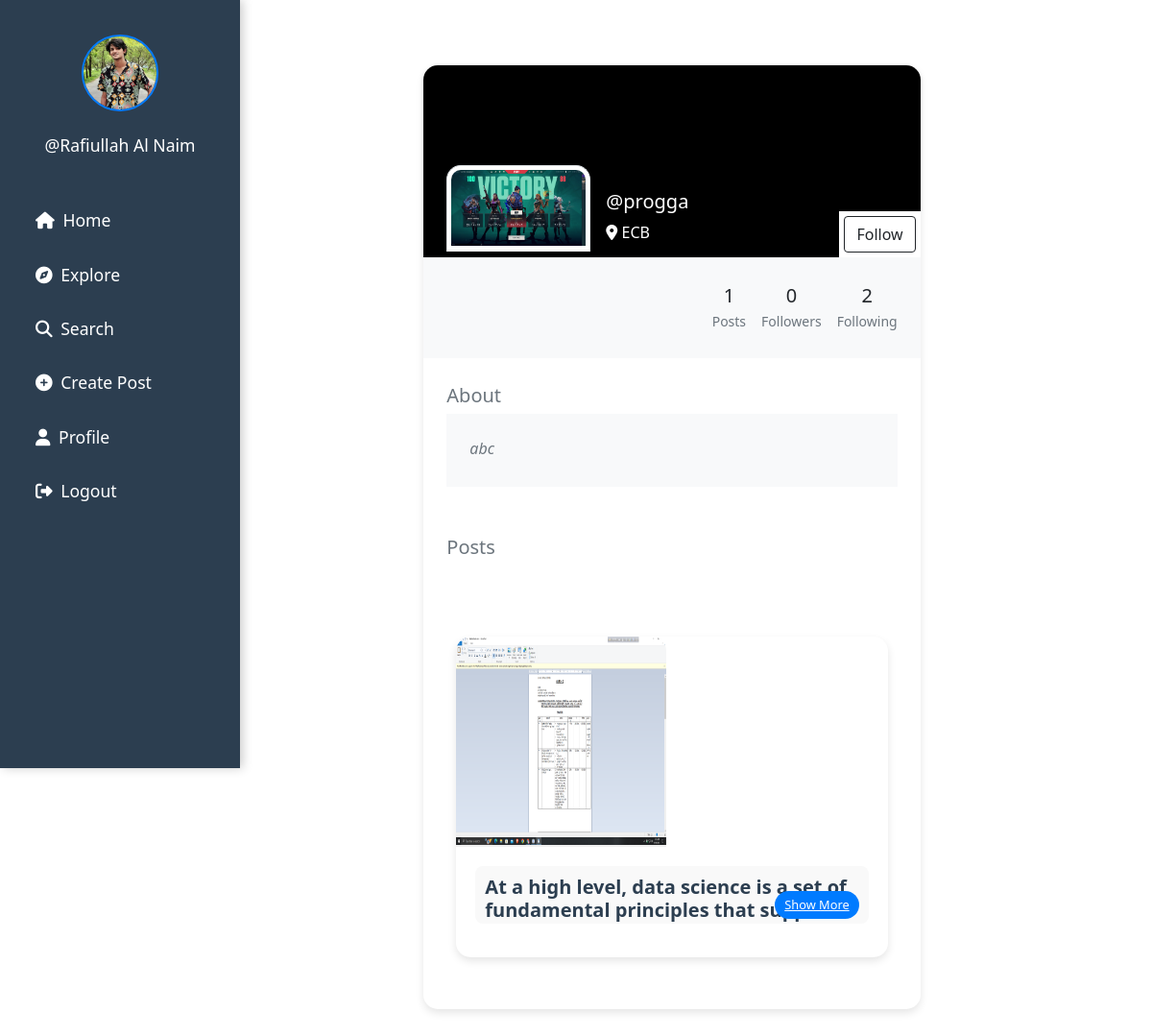
The page /profile/progga (signed in) on the database its author committed.
### work/models.py (models this page shows, shortened)
class Profile(models.Model):
    user = models.ForeignKey(User, on_delete=models.CASCADE)
    id_user = models.IntegerField(primary_key=True, default=0)
    bio = models.TextField(blank=True, default='')
    profileimg = models.ImageField(upload_to='media/profile_images', default='media/blank-profile-picture.png')
    location = models.CharField(max_length=100, blank=True, default='')

class Post(models.Model):
    id = models.UUIDField(primary_key=True, default=uuid.uuid4)
    user = models.CharField(max_length=100)
    image = models.ImageField(upload_to='media/post_images')
    caption = models.TextField()
    created_at = models.DateTimeField(default=datetime.now)
    no_of_likes = models.IntegerField(default=0)

### work/views.py (the view, shortened to what this page needs)
# urls.py: path('profile/<str:id_user>', views.profile),
@login_required(login_url='/loginn')
def profile(request, id_user):
    user_object = User.objects.get(username=id_user)
    print(user_object)
    profile = Profile.objects.get(user=request.user)
    user_profile = Profile.objects.get(user=user_object)
    user_posts = Post.objects.filter(user=id_user).order_by('-created_at')
    user_post_length = len(user_posts)
    follower = request.user.username
    user = id_user
    if Followers.objects.filter(follower=follower, user=user).first():
        follow_unfollow = 'Unfollow'
    else:
        follow_unfollow = 'Follow'
    user_followers = len(Followers.objects.filter(user=id_user))
    user_following = len(Followers.objects.filter(follower=id_user))
    context = {
        'user_object': user_object,
        'user_profile': user_profile,
        'user_posts': user_posts,
        'user_post_length': user_post_length,
        'profile': profile,
        'follow_unfollow': follow_unfollow,
        'user_followers': user_followers,
        'user_following': user_following,
    }
    return render(request, 'profile.html', context)

### templates/profile.html (shortened to what this page needs)
{% load static %}
<!DOCTYPE html>
<html lang="en">
<head>
    <link rel="stylesheet" href="https://maxcdn.bootstrapcdn.com/bootstrap/4.5.2/css/bootstrap.min.css">
    <link href="https://cdn.jsdelivr.net/npm/bootstrap@5.0.2/dist/css/bootstrap.min.css" rel="stylesheet"
>
    <link rel="stylesheet" href="{% static 'css/app.css' %}">
</head>
<body>
    {% load static %}
    <div class="container-fluid">
        <div class="row">
            <nav class="col-md-2 d-none d-md-block sidebar" style="position: fixed;">
                <div class="text-center mt-3">
                    <img src="{{profile.profileimg.url}}" alt="Profile Picture" class="profile-pic">
                    <h4 class="mt-2"><a href="/profile/{{user}}" style="text-decoration:none;">@{{user}}</a></h4>
                </div>
                <ul class="nav flex-column mt-4">
                    <li class="nav-item">
                        <a class="nav-link active" href="/">
                            <i class="fa-solid fa-house mr-1"></i> Home
                        </a>
                    </li>
                    <li class="nav-item">
                        <a class="nav-link" href="/explore">
                            <i class="fa-solid fa-compass mr-1"></i> Explore
                        </a>
                    </li>
                    <li class="nav-item">
                        <a class="nav-link" href="#" data-bs-toggle="modal" data-bs-target="#exampleModal3">
                            <i class="fa-solid fa-magnifying-glass mr-1"></i> Search
                        </a>
                    </li>
                    <li class="nav-item">
                        <a class="nav-link" href="#" data-bs-toggle="modal" data-bs-target="#exampleModal2"
                            data-bs-whatever="@getbootstrap">
                            <i class="fa-solid fa-circle-plus mr-1"></i> Create Post
                        </a>
                    </li>
                    <li class="nav-item {% if request.path == '/profile/'|add:user_profile.user %}active{% endif %}">
                        <a class="nav-link" href="/profile/{{user}}">
                            <i class="fa-solid fa-user mr-1"></i> Profile
                        </a>
                    </li>
                    <li class="nav-item">
                        <a class="nav-link" href="/logoutt">
                            <i class="fa-solid fa-right-from-bracket mr-1"></i> Logout
                        </a>
                    </li>
                </ul>
            </nav>
            {% load static %}
            <main role="main" class="col-md-9 ml-sm-auto col-lg-10 px-md-4">
                <section class="gradient-custom-2">
                    <div class="container py-5">
                        <div class="row d-flex justify-content-center align-items-center h-100">
                            <div class="col col-lg-9 col-xl-7">
                                <div class="card">
                                    <div class="rounded-top text-white d-flex flex-row"
                                        style="background:black; height:200px;">
                                        <div class="ms-4  d-flex flex-column" style="width: 150px; margin-top:5rem;">
                                            <img src="{{user_profile.profileimg.url}}" alt="Generic placeholder image"
                                                class="img-fluid img-thumbnail mt-4 mb-2"
                                                style="width: 150px; z-index: 1">
                                        </div>
                                        <div class="ms-3" style="margin-top: 130px;">
                                            <h5>@{{user_profile.user}}</h5>
                                            <p><i class="fa-solid fa-location-dot"></i> {{user_profile.location}}</p>
                                        </div>
                                        <div style="margin-inline-start: auto; margin-top: auto;background:white;">
                                        <form action="/follow" method="POST">
                                            {% csrf_token %}  {% if user != user_profile.user %}
                                            <button type="submit" class="btn btn-outline-dark"
                                                data-mdb-ripple-color="dark" style="z-index: 1; margin: 5px;"
                                                data-bs-toggle="modal" data-bs-target="#exampleModal1"
                                                data-bs-whatever="@getbootstrap">
                                                {{follow_unfollow}}
                                            </button>
                                            {% endif %}
</form>
                                        </div>
                                    </div>
                                    <div class="p-4 text-black" style="background-color: #f8f9fa;">
                                        <div class="d-flex justify-content-end text-center py-1">
                                            <div>
                                                <p class="mb-1 h5">{{user_post_length}}</p>
                                                <p class="small text-muted mb-0">Posts</p>
                                            </div>
                                            <div class="px-3">
                                                <p class="mb-1 h5">{{user_followers}}</p>
                                                <p class="small text-muted mb-0">Followers</p>
                                            </div>
                                            <div>
                                                <p class="mb-1 h5">{{user_following}}</p>
                                                <p class="small text-muted mb-0">Following</p>
                                            </div>
                                        </div>
                                    </div>
                                    <div class="card-body p-4 text-black">
                                        <div class="mb-5">
                                            <p class="lead fw-normal mb-1">About</p>
                                            <div class="p-4" style="background-color: #f8f9fa;">
                                                <p class="font-italic mb-1">{{user_profile.bio}}</p>
                                            </div>
                                        </div>
                                        <div class="mb-5">
                                            <p class="lead fw-normal mb-1">Posts</p>
                                        </div>
                                        <div class="image-grid">
                                            {% for pos in user_posts %}
                                            <div class="card image-item">
                                                <img src="{{pos.image.url}}" class="card-img-top" alt="..."
                                                    style="width: 219px;height: 219px;">
                                                <div class="card-body">
                                                    <h5 class="card-title">
                                                        <div class="post-caption" id="caption-{{ pos.id}}">
                                                            <span class="caption-text">{{ pos.caption|truncatewords:2000}}</span>
                                                            {% if pos.caption|length > 60 %}
                                                            <button class="btn btn-link show-more-btn" onclick="toggleCaption('{{ pos.id }}')">Show More</button>
                                                            {% endif %}
                                                        </div>
                                                    </h5>
                                                </div>
                                                {% endfor %}
                                            </div>
                                       </div>
                                    </div>
                            </div>
                        </div>
                    </div>
                </section>
            </main>
        </div>
    </div>
</body>
</html>

### templates/profile.html (style rules this page uses)
.sidebar { background-color: #2c3e50; height: 100vh; color: white; position: fixed; width: 250px; padding-top: 20px; transition: width 0.3s ease-in-out, box-shadow 0.3s ease; box-shadow: 3px 0 10px rgba(0, 0, 0, 0.2); }
.sidebar .profile-pic { width: 80px; height: 80px; border-radius: 50%; object-fit: cover; border: 2px solid #007bff; margin: 10px auto; display: block; transition: transform 0.3s ease; }
.sidebar a { color: white; text-decoration: none; padding: 15px 25px; border-radius: 8px; display: block; font-size: 1.1rem; transition: background-color 0.3s ease, padding-left 0.3s ease, box-shadow 0.3s ease; }
.card { border: none; border-radius: 15px; box-shadow: 0 4px 8px rgba(0, 0, 0, 0.1); background-color: #ffffff; overflow: hidden; width: 100%; margin: 20px auto; transition: transform 0.3s ease, box-shadow 0.3s ease; }
.card img { border-bottom: 2px solid #f0f0f0; border-radius: 15px 15px 0 0; transition: filter 0.3s ease; }
.card-body { padding: 20px; font-family: 'Segoe UI', Tahoma, Geneva, Verdana, sans-serif; color: #333333; }
.card-body h5 { font-weight: bold; color: #2c3e50; margin-bottom: 15px; }
.card-body p { color: #6c757d; line-height: 1.5; }
.image-grid { display: grid; grid-template-columns: repeat(auto-fill, minmax(300px, 1fr)); gap: 25px; padding: 10px; }
.image-item { transition: transform 0.3s ease, box-shadow 0.3s ease, filter 0.3s ease; border-radius: 15px; overflow: hidden; }
.post-caption { max-height: 60px; overflow: hidden; position: relative; transition: max-height 0.3s ease, background-color 0.3s ease; padding: 10px; background-color: #f9f9f9; border-radius: 8px; }
.show-more-btn { position: absolute; bottom: 5px; right: 10px; background-color: #007bff; border: none; color: white; font-size: 0.8rem; padding: 5px 10px; border-radius: 15px; cursor: pointer; transition: background-color 0.3s ease, transform 0.3s ease; }

### rows shown on the page
Profile: profileimg (picture)
Profile: profileimg (picture), user "progga", location "ECB", bio "abc"
Post: image (picture), caption "At a high level, data science is a set of fundamental principles that…"

### other values the page prints
{{ user }} "Rafiullah Al Naim"
{{ follow_unfollow }} "Follow"
{{ user_post_length }} "1"
{{ user_followers }} "0"
{{ user_following }} "2"
